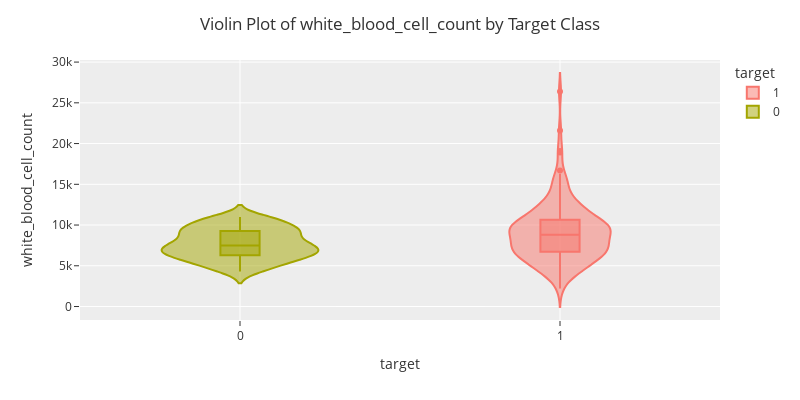

Source (notebook cell):
### Code cell
violin('white_blood_cell_count')

### Figure 1 — Plotly figure (JSON) as saved in the notebook; plotly's stock layout.template omitted (floating-point values rounded to 4 significant figures; data arrays with more than 128 entries replaced by an {"elided": "..."} marker saying what was removed)
{"data": [{"alignmentgroup": "True", "box": {"visible": true}, "hovertemplate": "target=%{x}<br>white_blood_cell_count=%{y}<extra></extra>", "legendgroup": "1", "marker": {"color": "#F8766D"}, "name": "1", "offsetgroup": "1", "orientation": "v", "scalegroup": "True", "showlegend": true, "type": "violin", "x": {"elided": "250 int values"}, "x0": " ", "xaxis": "x", "y": {"elided": "250 float values"}, "y0": " ", "yaxis": "y"}, {"alignmentgroup": "True", "box": {"visible": true}, "hovertemplate": "target=%{x}<br>white_blood_cell_count=%{y}<extra></extra>", "legendgroup": "0", "marker": {"color": "#A3A500"}, "name": "0", "offsetgroup": "0", "orientation": "v", "scalegroup": "True", "showlegend": true, "type": "violin", "x": {"elided": "150 int values"}, "x0": " ", "xaxis": "x", "y": {"elided": "150 float values"}, "y0": " ", "yaxis": "y"}], "layout": {"height": 400, "legend": {"title": {"text": "target"}, "tracegroupgap": 0}, "margin": {"t": 60}, "title": {"text": "Violin Plot of white_blood_cell_count by Target Class"}, "violinmode": "overlay", "width": 800, "xaxis": {"anchor": "y", "categoryarray": [1, 0], "categoryorder": "array", "domain": [0, 1], "title": {"text": "target"}}, "yaxis": {"anchor": "x", "domain": [0, 1], "title": {"text": "white_blood_cell_count"}}}}
